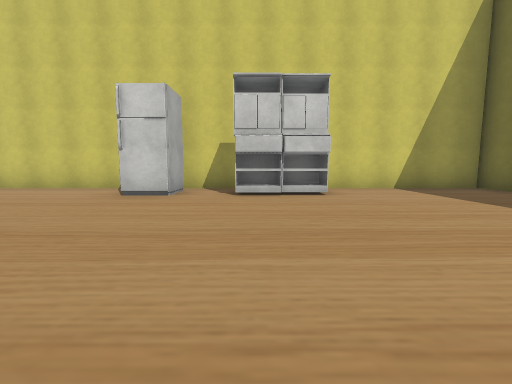
View 1 (above)

18 first-person views from a walk through a 3-D level made in the Unity game engine. The camera is 1.2 m above the floor, tilts 6° down and sees 90° across. The floor is counted in squares, 2 m on a side. Each view is taken from the middle of a square. On the plan, view 1 faces up. The plan holds only what a view shows up to about 9 squares ahead; the rest is blank. The place goes on beyond the plan. Some surface patterns are stand-ins.

View 2
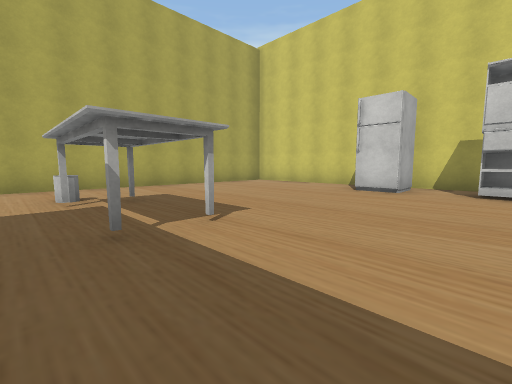

View 3
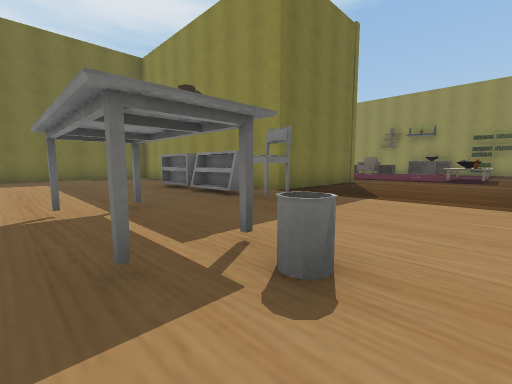

View 4
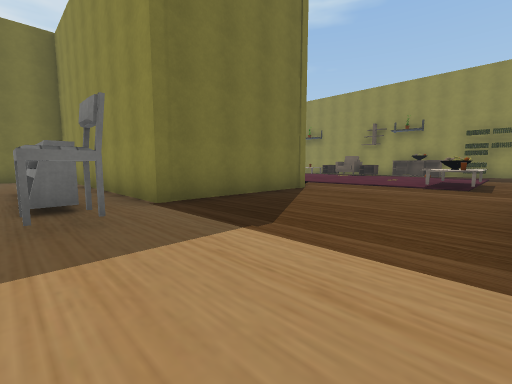

View 5
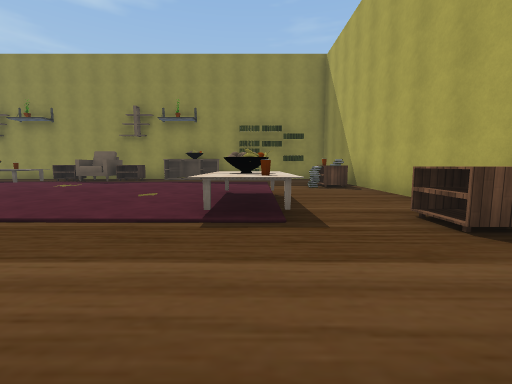

View 6
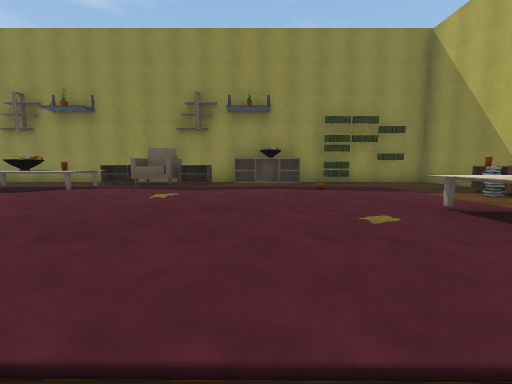

View 7
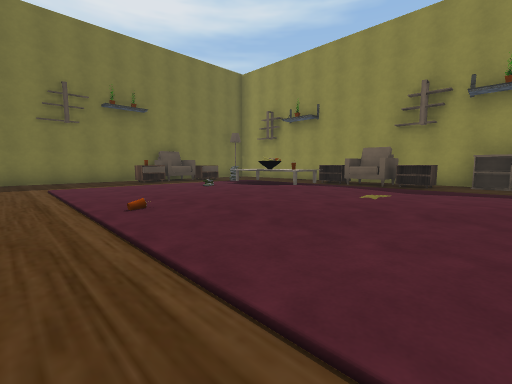

View 8
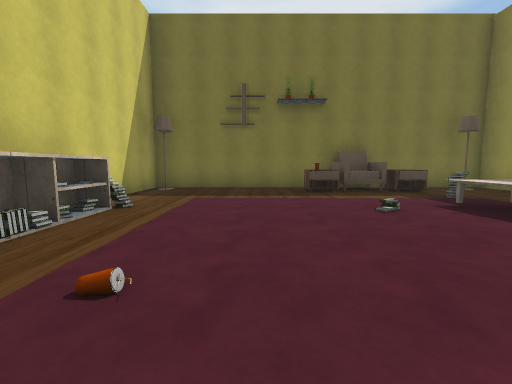

View 9
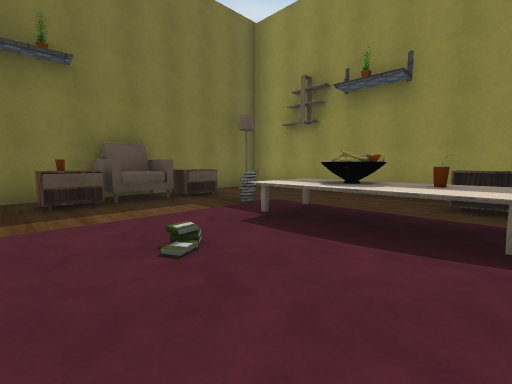

View 10
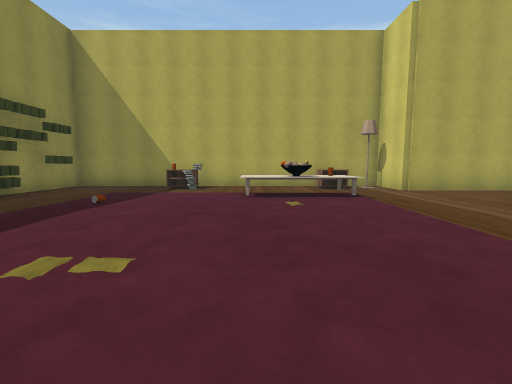

View 11
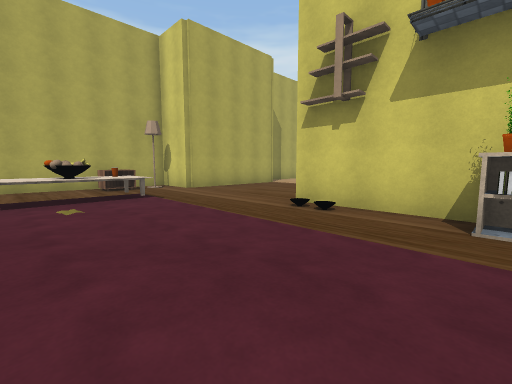

View 12
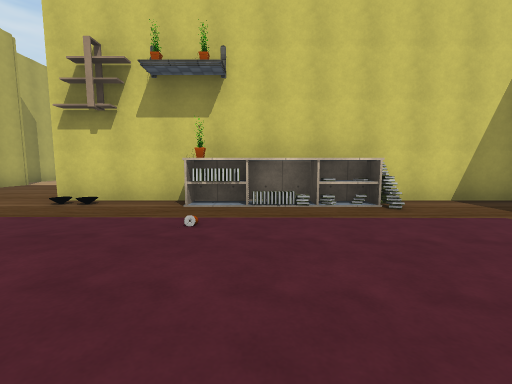

View 13
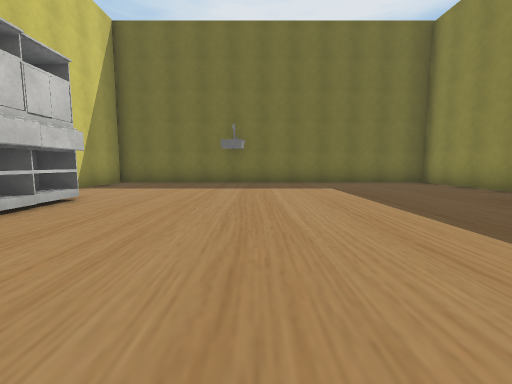

View 14
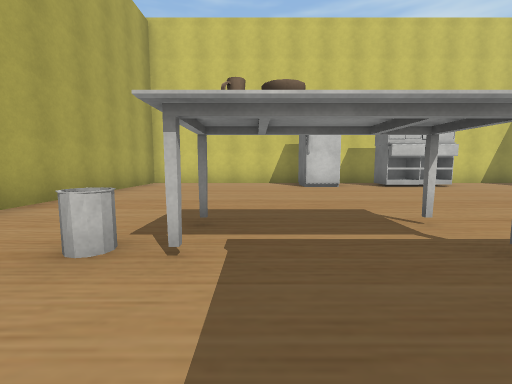

View 15
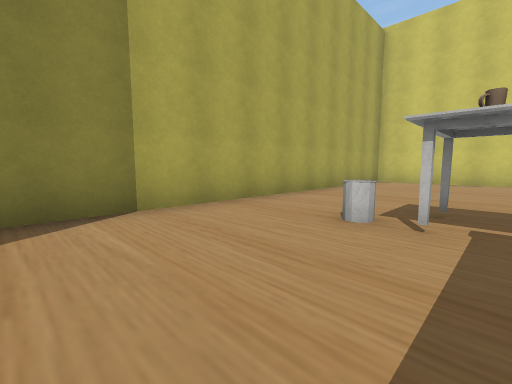

View 16
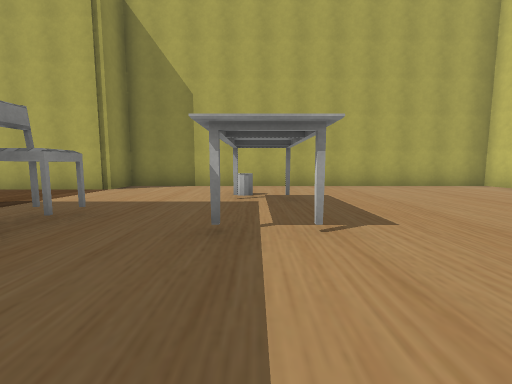

View 17
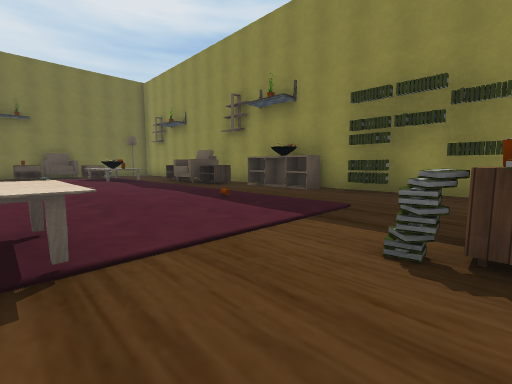

View 18
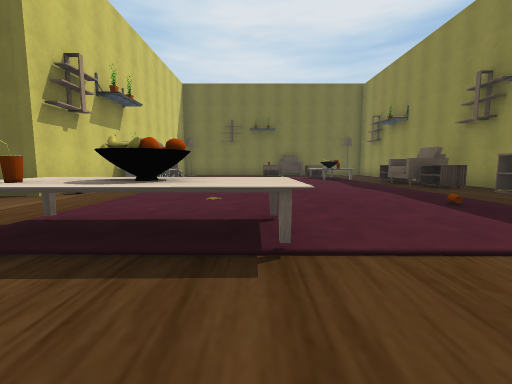

### Floor plan
Key: @ floor where view 1 was taken; # wall or solid block; . main floor; : floor 0.25 m higher than the main floor; / step, stairs or slope; O other object.
Columns run from 8 left of view 1 to 8 right of it. Each row starts with its distance up from view 1.
  7 ###############
  6 #.....#..O....#
  5 #.....O.OO....#
  4 #.............#
  3 #.............#
  2 #.............#
  1 #.....O.......#
  0 #..#....@.....#
 -1 #.............#
 -2 #....OO.......#
 -3 #.....OOOO....#
 -4 ##....#########
 -5  #....#
 -6  #....#
 -7 ##....###    ###
 -8 #O.......O##O...O
 -9 #O..........O...#
-10 #O.O...../......#
-11 #.. .::::::.....#
-12 #..O.::::::.....#
-13 #...::::::::...O#
-14 #OO.::::::/....OO
-15 #....::../O  OOO#
-16 #.............O.#
-17 #.......OOO.....O
-18 #################

Where each view was taken, in squares from view 1:
view 1: 0 up, 0 right, facing up
view 2: 1 down, 0 right, facing up-left
view 3: 1 up, 6 left, facing down-right
view 4: 2 down, 6 left, facing down-right
view 5: 7 down, 5 left, facing down
view 6: 9 down, 2 left, facing down
view 7: 9 down, 2 left, facing down-right
view 8: 11 down, 0 right, facing right
view 9: 12 down, 2 right, facing down-right
view 10: 12 down, 1 right, facing left
view 11: 12 down, 1 right, facing up-left
view 12: 13 down, 2 right, facing up
view 13: 2 up, 3 left, facing right
view 14: 2 down, 4 left, facing up
view 15: 3 down, 4 left, facing up-left
view 16: 0 up, 0 right, facing left
view 17: 12 down, 7 left, facing down-right
view 18: 12 down, 7 left, facing right
